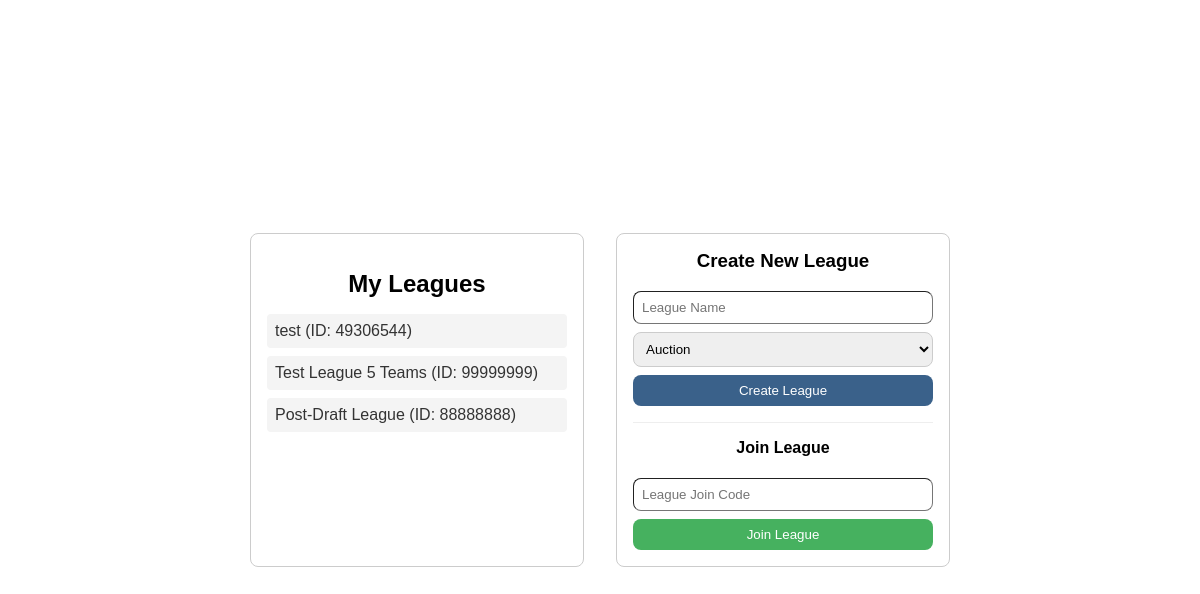
The app's page /dashboard (signed in) with its own data.
### tables this page shows
CREATE TABLE PlayerLeague (
    LID INTEGER PRIMARY KEY,
    draftType TEXT,
    leagueName TEXT,
    ownerAccount INTEGER,
    status TEXT DEFAULT 'initial', current_day INTEGER DEFAULT 1, -- 'initial', 'draft', 'final'
    FOREIGN KEY (ownerAccount) REFERENCES PlayerAccount(accountID)
);

### app.py (the view)
@app.route('/dashboard', methods=['GET'])
def dashboard():
    conn = sqlite3.connect(DB_FILE)
    cursor = conn.cursor()
    cursor.execute(
        """SELECT pl.LID, pl.leagueName
            FROM PlayerLeague pl
            JOIN PlayerTeam pt ON pl.LID = pt.LID
            WHERE pt.accountID = ?""",
        (session.get('user_id'),)
        )
    leagues_data = cursor.fetchall()
    leagues = []
    for league in leagues_data:
        leagues.append({
            'id': league[0],
            'name': league[1]
        })
    conn.close()
    return render_template('dashboard.html', leagues=leagues)

### templates/dashboard.html (shortened to what this page needs)
<!DOCTYPE html>
<html lang="en">
<head>
    <link rel="stylesheet" href="{{ url_for('static', filename='style.css') }}">
</head>
<body>
    <div class="dashboard-wrapper">
        <div class="leagues-section">
            <h2>My Leagues</h2>
            <ul>
            {% for league in leagues %}
                <li><a href="{{ url_for('league', league_id=league.id )}}">{{ league.name }} (ID: {{ league.id }})</a></li>
            {% endfor %}
            </ul>
        </div>
        <div class="forms-section">
            <div class="create-section">
                <h3>Create New League</h3>
                <form action="/create_league" method="POST">
                    <input type="text" name="leagueName" placeholder="League Name" required>
                    <select name="draftType">
                        <option value="Auction">Auction</option>
                    </select>
                    <button type="submit" class="login-btn">Create League</button>
                </form>
            </div>
            <hr>
            <div class="join-section">
                <h4>Join League</h4>
                <form action="/join_league" method="POST">
                    <input type="text" name="leagueID" placeholder="League Join Code" required>
                    <button type="submit" class="register-btn">Join League</button>
                </form>
            </div>
        </div>
    </div>
</body>
</html>

### static/style.css (style rules this page uses)
body { font-family: sans-serif; display: flex; align-items: center; justify-content: center; min-height: 100vh; margin: 0; }
h2 { text-align: center; margin-bottom: 2vh; }
input { width: 100%; padding: 0.5rem; margin-bottom: .5rem; border-radius: 8px; box-sizing: border-box; border-width: 1px; }
button { width: 100%; padding: 0.5rem; color: white; border: none; border-radius: 8px; }
.login-btn, .login { background-color: #3a618a; }
.register-btn { background-color: #46b15f; }
.dashboard-wrapper { display: flex; gap: 2rem; align-items: stretch; }
.leagues-section, .forms-section { background: white; padding: 2vh; border-radius: 8px; width: 300px; border: 1px solid #ccc; }
.forms-section h3, .forms-section h4 { margin-top: 0; text-align: center; }
ul { list-style: none; padding: 0; }
li { margin-bottom: 0.5rem; padding: 0.5rem; background: #f4f4f4; border-radius: 4px; }
li a { text-decoration: none; color: #333; display: block; }
select { width: 100%; padding: 0.5rem; margin-bottom: .5rem; border-radius: 8px; border: 1px solid #ccc; }
hr { border: 0; border-top: 1px solid #eee; margin: 1rem 0; }
form[action*="league"] { flex: 1; display: flex; flex-direction: column; }

### records on screen
PlayerLeague: name "test", id "49306544"
PlayerLeague: name "Test League 5 Teams", id "99999999"
PlayerLeague: name "Post-Draft League", id "88888888"
